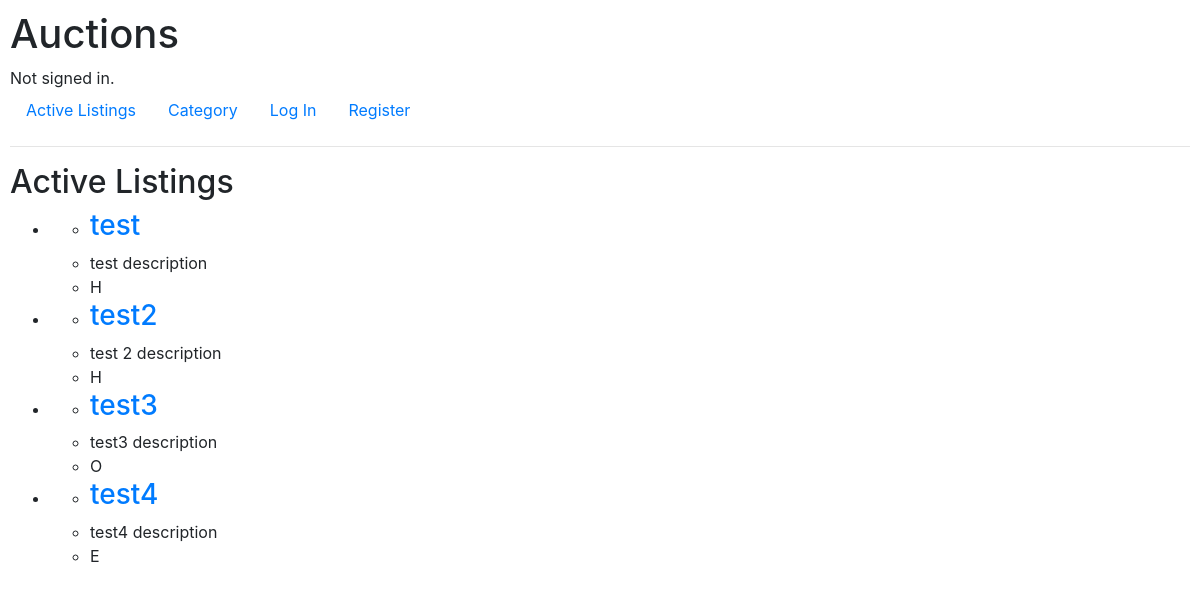
The app's page /, older data.
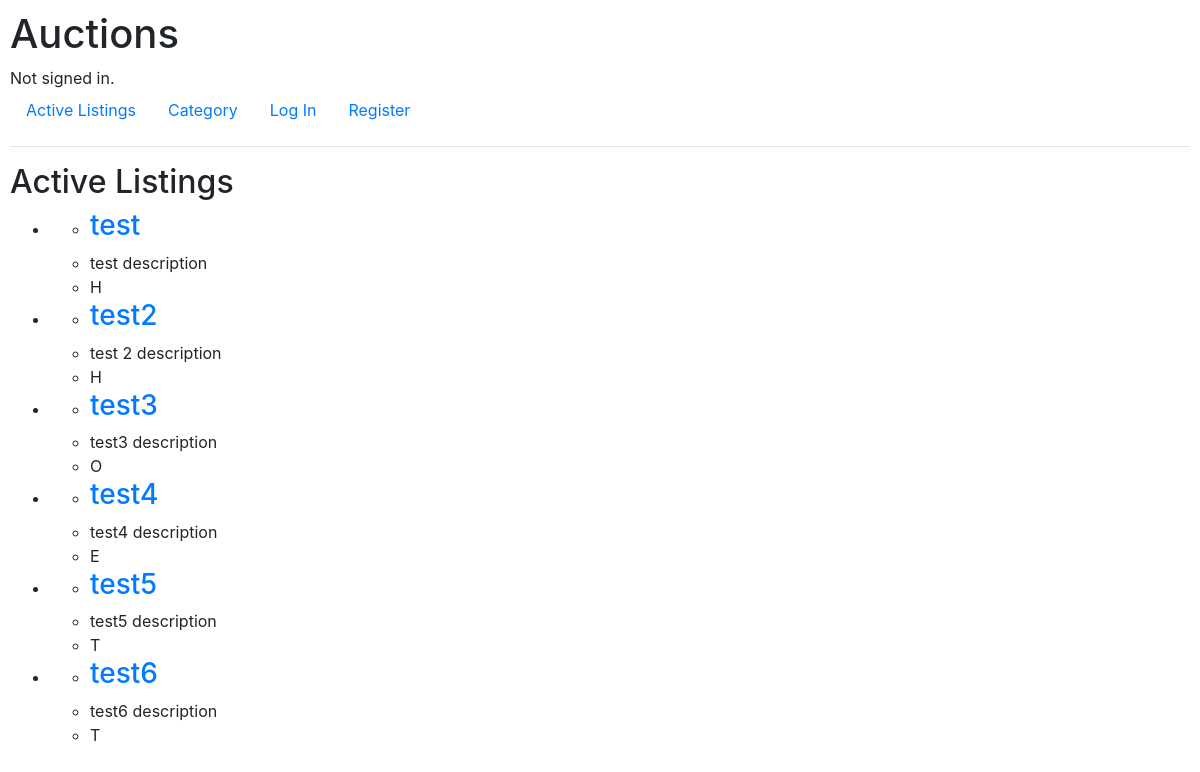
The same page, newer data.
### auctions/models.py (models this page shows)
class Listing(models.Model):
    CATEGORIES = [
        ('H', 'Home'),
        ('F', 'Fashion'),
        ('T', 'Toys'),
        ('E', 'Electronics'),
        ('O', 'Other')
    ]
    title = models.CharField(max_length=64)
    description = models.TextField()
    category = models.CharField(max_length=1, choices=CATEGORIES)
    watching = models.ManyToManyField(User,related_name='listings')

### auctions/views.py (the view)
# urls.py: path("", views.index, name="index"),
def index(request):
    listings = Listing.objects.all()
    return render(request, "auctions/index.html", {
        "listings": listings
    })

### auctions/templates/auctions/index.html
{% extends "auctions/layout.html" %}
{% block body %}
    <h2>Active Listings</h2>
    <ul>
        {% for listing in listings %}
        <li>
            <ul>
                <li><a href="{% url 'listing_page' listing.id %}"><h3>{{listing.title}}</h3></a></li>
                <li>{{listing.description}}</li>
                <li>{{listing.category}}</li>
            </ul>
        </li>
        {% endfor %}
    </ul>
{% endblock %}

### auctions/templates/auctions/layout.html (shortened to what this page needs)
{% load static %}
<!DOCTYPE html>
<html lang="en">
    <head>
        <link rel="stylesheet" href="https://stackpath.bootstrapcdn.com/bootstrap/4.4.1/css/bootstrap.min.css">
        <link href="{% static 'auctions/styles.css' %}" rel="stylesheet">
    </head>
    <body>
        <h1>Auctions</h1>
        <div>
            {% if user.is_authenticated %}
                Signed in as <strong>{{ user.username }}</strong>.
            {% else %}
                Not signed in.
            {% endif %}
        </div>
        <ul class="nav">
            <li class="nav-item">
                <a class="nav-link" href="{% url 'index' %}">Active Listings</a>
            </li>
            <li class="nav-item">
                <a class="nav-link" href="{% url 'category' %}">Category</a>
            </li>
            {% if user.is_authenticated %}
                <li class="nav-item">
                    <a class="nav-link" href="{% url 'watchlist' %}">Watchlist</a>
                </li>
                <li class="nav-item">
                    <a class="nav-link" href="{% url 'listing' %}">Create Listing</a>
                </li>
                <li class="nav-item">
                    <a class="nav-link" href="{% url 'logout' %}">Log Out</a>
                </li>
            {% else %}
                <li class="nav-item">
                    <a class="nav-link" href="{% url 'login' %}">Log In</a>
                </li>
                <li class="nav-item">
                    <a class="nav-link" href="{% url 'register' %}">Register</a>
                </li>
            {% endif %}
        </ul>
        <hr>
        {% block body %}
        {% endblock %}
    </body>
</html>

### auctions/static/auctions/styles.css (style rules this page uses)
body { padding: 10px; }

Row changes from the older to the newer data that the page shows:
added Listing: title "test5", description "test5 description", category "T"
added Listing: title "test6", description "test6 description", category "T"
